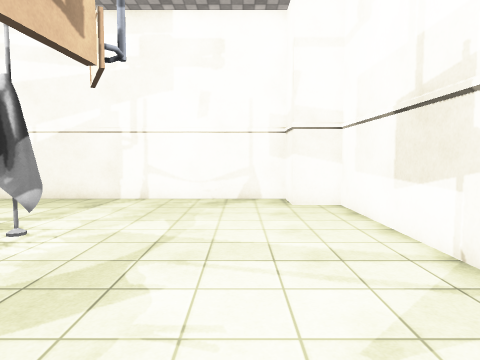
view 1 (above)

12 first-person views from a walk through a 3-D level made in the Unity game engine. The camera is 1.5 m above the floor, tilts 4° down and sees 75° across. The floor is counted in squares, 1 m on a side. Each view is taken from the middle of a square. On the plan, view 1 faces up. The plan holds only what a view shows up to about 15 squares ahead; the rest is blank. The player is left out. Some animated figures are not drawn. Surface patterns are stand-ins for the level's own textures.

view 2
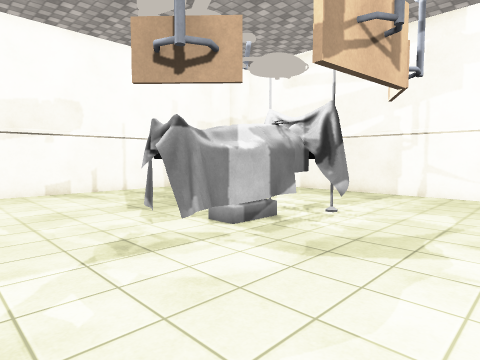

view 3
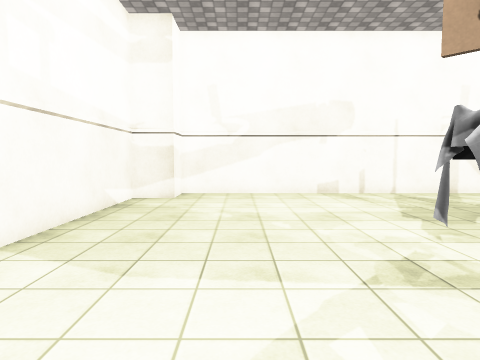

view 4
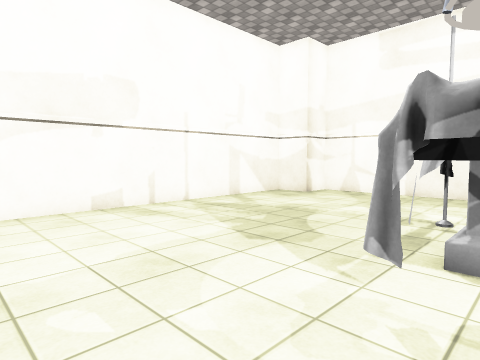

view 5
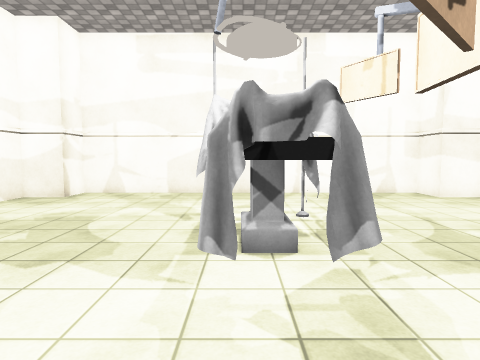

view 6
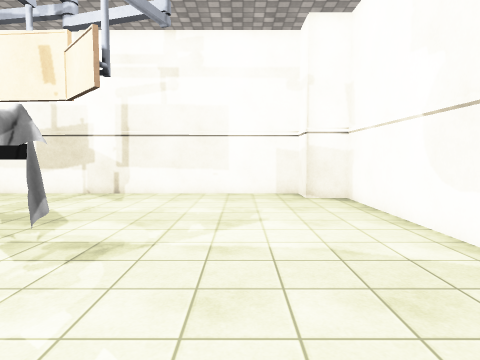

view 7
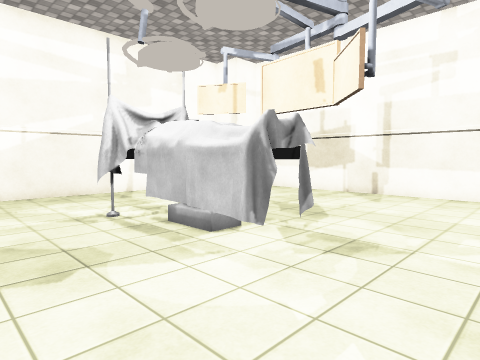

view 8
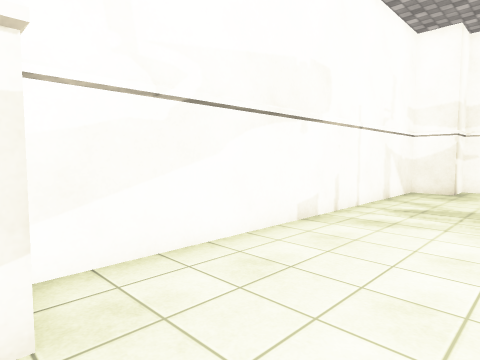

view 9
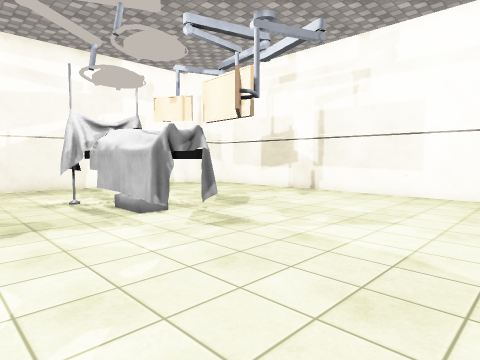

view 10
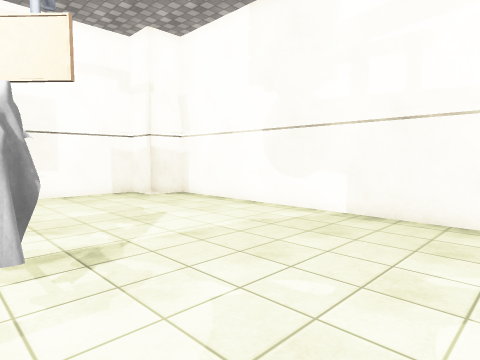

view 11
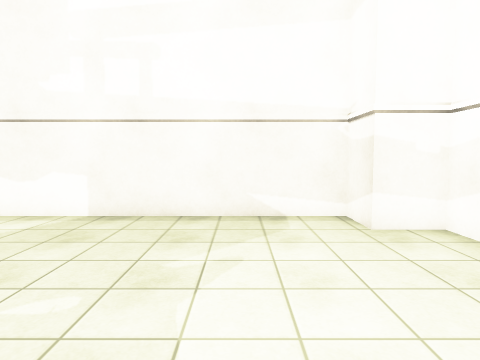

view 12
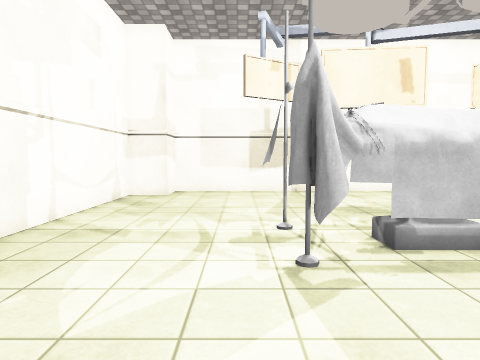

### Floor plan
Points are (right, up) in squares from view 1. A wall is a line through its corners. A room is listed if a view was taken in it or the views show most of it. See-through windows are left out.
Room 1 (views 1, 2, 3, 4, 5, 6, 7, 8, 9, 10, 11, 12)
walls: (-12.8, 10) (-14.3, 10) (-14.3, -4.5) (-12.8, -4.5) (-12.8, -6) (1.7, -6) (1.7, -4.5) (3.2, -4.5) (3.2, 10) (1.7, 10) (1.7, 11.5) (-12.8, 11.5) (-12.8, 10)
objects: pole (-7, 6); other object (-6, 1) to (-5, 5); pole (-4, 6)

Where each view was taken, in squares from view 1:
view 1: 0 up, 0 right, facing up
view 2: 2 down, 0 right, facing up-left
view 3: 2 down, 1 left, facing left
view 4: 2 down, 5 left, facing up-left
view 5: 2 down, 6 left, facing up
view 6: 2 down, 10 left, facing right
view 7: 2 down, 10 left, facing up-right
view 8: 5 down, 10 left, facing up-left
view 9: 5 down, 10 left, facing up-right
view 10: 2 up, 10 left, facing down-right
view 11: 2 up, 10 left, facing down
view 12: 7 up, 11 left, facing right
